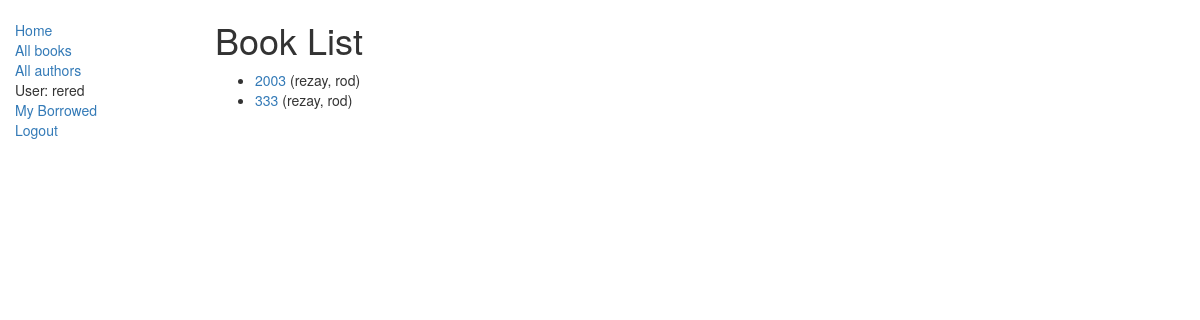
Page /catalog/books/ (signed in) on the committed database.
### catalog/models.py (models this page shows, shortened)
class Book(models.Model):
    title = models.CharField(max_length=200)
    author = models.ForeignKey('Author', on_delete=models.SET_NULL, null=True)
    summary = models.TextField(max_length=1000, help_text="Enter a brief description of the book")
    isbn = models.CharField('ISBN', max_length=13,
                            help_text='13 Character <a href="https://www.isbn-international.org/content/what-isbn">ISBN number</a>')
    genre = models.ManyToManyField(Genre, help_text="Select a genre for this book")
    def get_absolute_url(self):
        return reverse('book-detail', args=[str(self.id)])

class Author(models.Model):
    first_name = models.CharField(max_length=100)
    last_name = models.CharField(max_length=100)
    date_of_birth = models.DateField(null=True, blank=True)
    date_of_death = models.DateField('Died', null=True, blank=True)
    def __str__(self):
        return '%s, %s' % (self.last_name, self.first_name)

### catalog/views.py (the view)
class BookListView(generic.ListView):
    model = Book

### catalog/templates/catalog/book_list.html
{% extends "base_generic.html" %}
{% block content %}
    <h1>Book List</h1>
    {% if book_list %}
    <ul>
        {% for book in book_list %}
        <li>
            <a href="{{ book.get_absolute_url }}">{{ book.title }}</a>
({{book.author}})
        </li>
        {% endfor %}
    </ul>
    {% else %}
        <p>There are no books in the library.</p>
    {% endif %}
{% endblock %}

### catalog/templates/base_generic.html (shortened to what this page needs)
<!DOCTYPE html>
<html lang="en">
<head>
    <link rel="stylesheet"
          href="https://maxcdn.bootstrapcdn.com/bootstrap/3.3.7/css/bootstrap
.min.css">
    {% load static %}
    <link rel="stylesheet" href="{% static 'css/styles.css' %}">
</head>
<body>
<div class="container-fluid">
    <div class="row">
        <div class="col-sm-2">
            {% block sidebar %}
            <ul class="sidebar-nav">
                <li><a href="{% url 'index' %}">Home</a></li>
                <li><a href="{% url 'books' %}">All books</a></li>
                <li><a href="{% url 'author-detail' %}">All authors</a></li>
                {% if user.is_authenticated %}
                <li>User: {{ user.get_username }}</li>
                <li><a href="{% url 'my-borrowed' %}">My Borrowed</a></li>
                <li><a href="{% url 'logout'%}?next=
{{request.path}}">Logout</a></li>
                {% else %}
                <li><a href="{% url 'login'%}?next={{request.path}}">Login</a>
                </li>
                {% endif %}
            </ul>
            {% endblock %}
        </div>
        <div class="col-sm-10 ">
            {% block content %}{% endblock %}
        </div>
    </div>
</div>
</body>
</html>

### catalog/static/styles.css (style rules this page uses)
.sidebar-nav { margin-top: 20px; padding: 0; list-style: none; }

### rows in the picture
Book: title "2003", author "rezay, rod"
Book: title "333", author "rezay, rod"

### other values in the picture
{{ user.get_username }} "rered"
